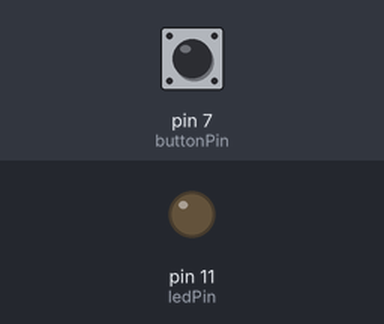
This sketch was run on a simulated Arduino Uno, built with avr-gcc and run on an emulated ATmega328P. Shown: output pins drawn as LEDs (lit = HIGH). The test bench sets the inputs (shaded band); at power-on: pin 7 (buttonPin) HIGH.

Above: at 1.2 s.
1.3 s: pin 7 (buttonPin) pulled LOW for 0.15 s
At 1.37 s:
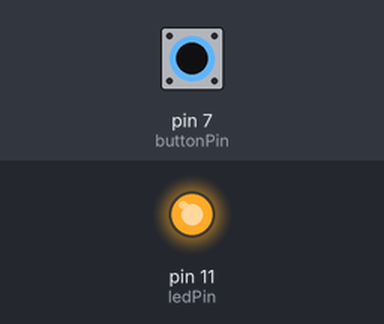
2.9 s: pin 7 (buttonPin) pulled LOW for 3.2 s
At 6.9 s:
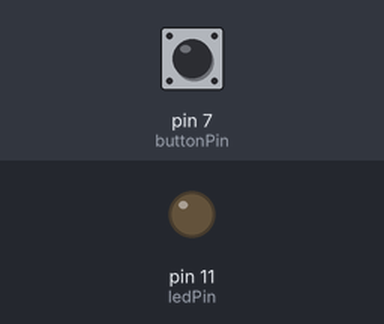
Timing chart, 0 to 8.4 s (numbered marks = the images above; inputs shaded):
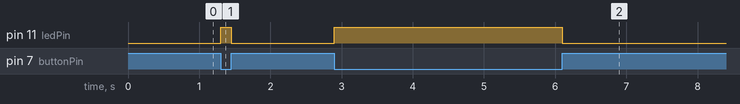

The sketch:

buttonled.ino
```cpp
//PULL UP

int buttonPin = 7;
int ledPin = 11;

void setup() {
  pinMode(buttonPin, INPUT);
  pinMode(ledPin, OUTPUT);
}

void loop() {
  int buttonState = digitalRead(buttonPin);

  if (buttonState == LOW) {
    digitalWrite(ledPin, HIGH);
  }

  if (buttonState == HIGH) {
    digitalWrite(ledPin, LOW);
  }
}
```

Measured:
- after the input at 1.3 s, pin 11 (ledPin): LOW → HIGH at once, → LOW 0.15 s later
- after the input at 2.9 s, pin 11 (ledPin): LOW → HIGH at once, → LOW 3.2 s later
